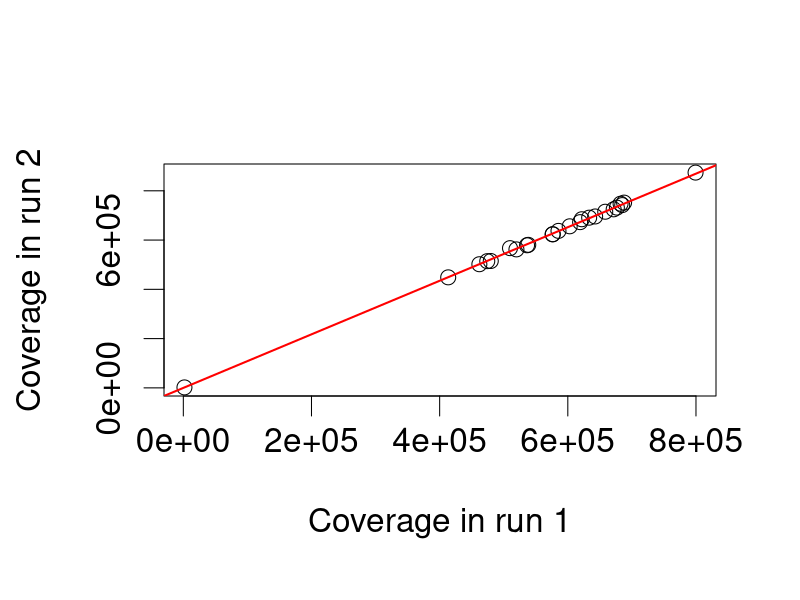

This chart was generated by the following R code:
# The purpose is just to make sure that runs do not affect much the distribution
# of reads among samples, which should be straight forward. I do expect different
# runs to have different mean coverage, but the idea is that all samples should
# experience a similar change in coverage between runs. There is no need to fit
# models. I can express this by quantifying the variation in the fold change of
# the number of reads per sample between runs. 
#
# Actually, this is similar to look at the correlation between runs.
#
# The three columns are the sample identifier, the run (1 or 2) and the
# coverage (total number of reads identified from such sample in such run).
# Note that one of the samples is "Undetermined".

Cov <- read.table("coverage.txt", colClasses=c("factor","factor","integer"),
       col.names=c("smpl","run","cov"))

attach(Cov)

# Exploring the data, I notice that the "Undetermined" sample does not fit well
# in the same pattern as the rest: it is the only category with less coverage in
# run 2 than in run 1. Since changes in error rate can make it more difficult in
# one run to properly assign reads to samples, it makes sense to treat those reads
# separately.

f1 <- run == 1 & smpl != "Undetermined"
f2 <- run == 2 & smpl != "Undetermined"

m0 <- lm(cov[f2] ~ cov[f1])
summary(m0)

m1 <- lm(cov[f2] ~ 0 + cov[f1])
summary(m1)

png(filename="coverage.png", width=1000, height=1000)
par(mex=2)
plot(cov[f1], cov[f2], cex=2, cex.axis=2, cex.lab=2, cex.main=2,
   xlab="Coverage in run 1", ylab="Coverage in run 2")
abline(m1, col="red", lwd=2)
dev.off()
